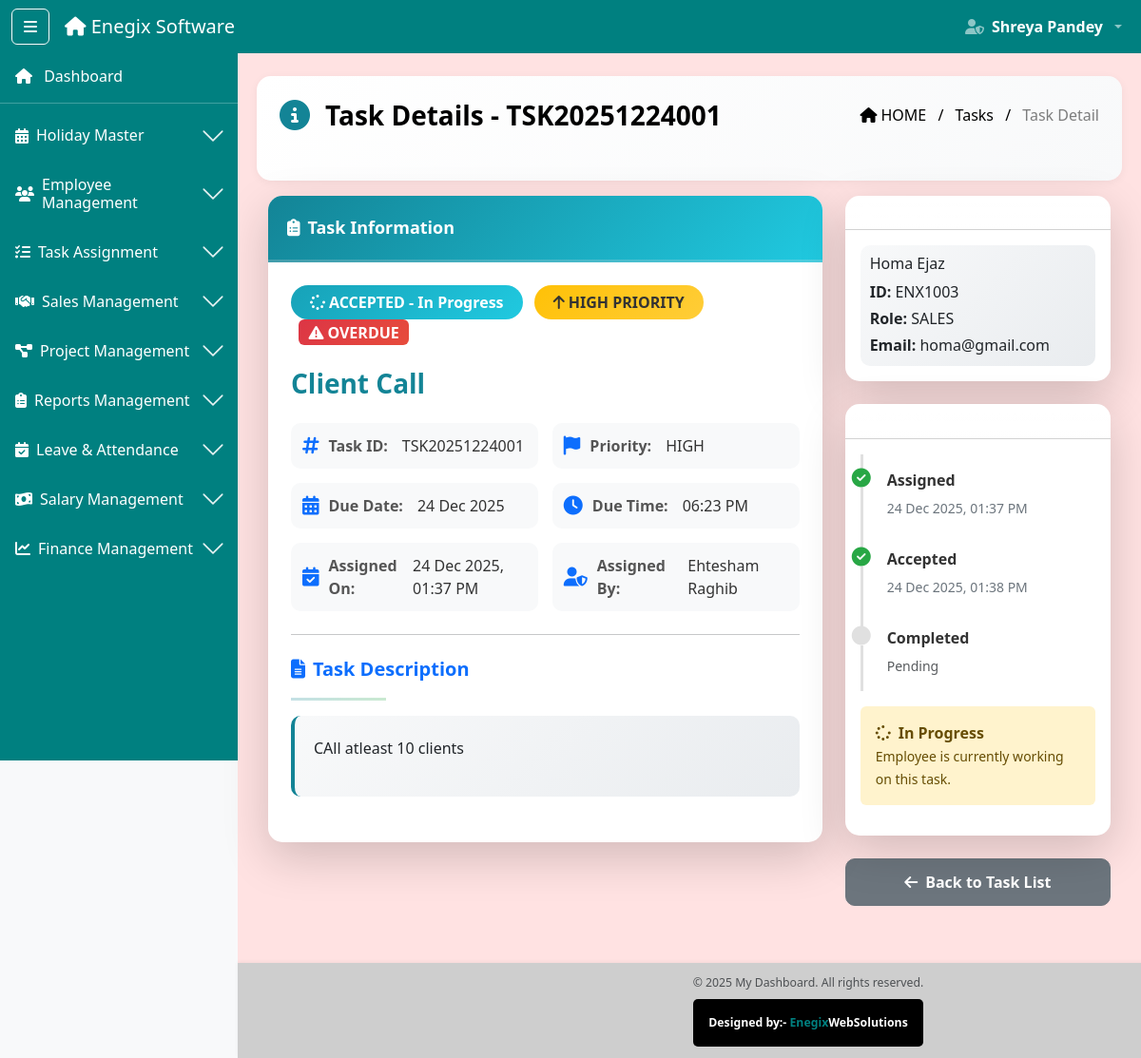
/tasks/admin/detail/2/ (signed in), run on the app's committed database.
### software_app/models.py (models this page shows, shortened)
class TaskAssignment(models.Model):
    PRIORITY_CHOICES = (
        ('urgent', 'Urgent'),
        ('high', 'High'),
        ('normal', 'Normal'),
        ('low', 'Low'),
    )
    STATUS_CHOICES = (
        ('pending', 'Pending'),           # Just assigned, not seen by employee
        ('accepted', 'Accepted'),         # Employee accepted, timer started
        ('in_progress', 'In Progress'),   # Same as accepted (optional)
        ('completed', 'Completed'),       # Employee completed
        ('verified', 'Verified'),         # Super admin verified (optional for future)
    )
    task_id = models.CharField(max_length=15, unique=True, editable=False)
    assigned_to = models.ForeignKey(
        Employee,
        on_delete=models.CASCADE,
        related_name='assigned_tasks'
    )
    assigned_to_id_display = models.CharField(max_length=10)
    assigned_to_name = models.CharField(max_length=100)
    assigned_to_role = models.CharField(max_length=50)
    task_title = models.CharField(max_length=200, help_text="Short task title")
    task_description = models.TextField(help_text="Detailed task description")
    task_file = models.FileField(upload_to='task_files/', blank=True, null=True, help_text="Reference file")
    due_date = models.DateField(help_text="Task deadline date")
    due_time = models.TimeField(help_text="Task deadline time")
    priority = models.CharField(max_length=20, choices=PRIORITY_CHOICES, default='normal')
    status = models.CharField(max_length=20, choices=STATUS_CHOICES, default='pending')
    assigned_date = models.DateTimeField(auto_now_add=True)
    accepted_date = models.DateTimeField(blank=True, null=True, help_text="When employee accepted")
    completed_date = models.DateTimeField(blank=True, null=True, help_text="When employee completed")
    completion_notes = models.TextField(blank=True, null=True, help_text="Employee's completion report")
    time_taken_minutes = models.IntegerField(default=0, help_text="Time from accept to complete")
    assigned_by_admin = models.ForeignKey(
        AdminUser,
        on_delete=models.SET_NULL,
        null=True,
        blank=True,
        related_name='tasks_assigned'
    )
    assigned_by_name = models.CharField(max_length=100)
    assigned_by_role = models.CharField(max_length=50, default='super_admin')
    admin_remarks = models.TextField(blank=True, null=True)
    is_active = models.BooleanField(default=True)
    class Meta:
        ordering = ['-assigned_date']
        verbose_name = "Task Assignment"
        verbose_name_plural = "Task Assignments"
    @property
    def is_overdue(self):
        if self.status in ['completed', 'verified']:
            return False
        from datetime import datetime
        deadline = datetime.combine(self.due_date, self.due_time)
        now = datetime.now()
        return now > deadline

class Employee(models.Model):
    GENDER_CHOICES = (
        ('male', 'Male'),
        ('female', 'Female'),
        ('other', 'Other'),
    )
    ROLE_CHOICES = (
        ('admin', 'Admin'),
        ('hr', 'HR'),
        ('sales', 'Sales'),
        ('developer', 'Developer'),
        ('seos', 'Seos'),
        ('digital_marketing', 'Digital Marketing'),
    )
    employee_id = models.CharField(max_length=10, unique=True, editable=False)
    full_name = models.CharField(max_length=100)
    email = models.EmailField(unique=True)
    mobile = models.CharField(max_length=10, default="9191919191")
    dob = models.DateField()
    gender = models.CharField(max_length=10, choices=GENDER_CHOICES)
    profile_pic = models.ImageField(upload_to='employee_profiles/', blank=True, null=True)
    username = models.CharField(max_length=50, unique=True)
    password = models.CharField(max_length=255)
    address_line = models.TextField()
    city = models.CharField(max_length=50)
    state = models.CharField(max_length=50)
    pincode = models.CharField(max_length=10)
    emergency_contact_name = models.CharField(max_length=100)
    emergency_contact_number = models.CharField(max_length=15)
    emergency_contact_relation = models.CharField(max_length=50)
    role = models.CharField(max_length=20, choices=ROLE_CHOICES)
    designation = models.CharField(max_length=100)
    base_salary = models.DecimalField(
        max_digits=10,
        decimal_places=2,
        default=0,
        help_text="Monthly base salary"
    )
    resume = models.FileField(upload_to='employee_resumes/', blank=True, null=True)
    account_number = models.CharField(max_length=20, blank=True, null=True)
    ifsc_code = models.CharField(max_length=11, blank=True, null=True)
    account_holder_name = models.CharField(max_length=100, blank=True, null=True)
    bank_name = models.CharField(max_length=100, blank=True, null=True)
    bank_address = models.TextField(blank=True, null=True)
    is_in_training = models.BooleanField(
        default=False,
        help_text="First 7 ACTUAL training days (excluding holidays/absents)"
    )
    training_start_date = models.DateField(
        null=True,
        blank=True,
        help_text="Date when employee joined"
    )
    training_per_day_salary = models.DecimalField(
        max_digits=10,
        decimal_places=2,
        default=100.00,
        help_text="Daily salary during training (₹100)"
    )
    is_active = models.BooleanField(default=True)
    is_blocked = models.BooleanField(default=False)
    blocked_by = models.ForeignKey(
        'AdminUser',
        null=True,
        blank=True,
        on_delete=models.SET_NULL,
        related_name="blocked_employees"
    )
    blocked_at = models.DateTimeField(null=True, blank=True)
    created_at = models.DateTimeField(auto_now_add=True)
    updated_at = models.DateTimeField(auto_now=True)

### software_app/decorators.py (the view)
        @wraps(view_func)
        def wrapper(request, *args, **kwargs):
            if 'user_id' not in request.session:
                messages.error(request, 'Please login first!')
                return redirect('login')
            user_role = request.session.get('role')
            if user_role not in allowed_roles:
                messages.error(request, 'You do not have permission to access this page!')
                return redirect('dashboard')
            return view_func(request, *args, **kwargs)

### software_app/templates/Tasks/admin_task_detail.html (shortened to what this page needs)
{% extends 'base2.html' %}
{% load static %}
{% block content %}
<div class="ribbon-header d-flex justify-content-between align-items-center px-4 pb-5 mb-3" style="color: black">
  <div class="d-flex align-items-center">
    <i class="fas fa-info-circle me-3 fs-2" style="color: #138496;"></i>
    <div class="fw-bold fs-3">Task Details - {{ task.task_id }}</div>
  </div>
  <div class="breadcrumb-text text-end">
    <span class="text-black"><i class="fas fa-home me-1"></i>HOME</span>
    <span class="mx-2 text-black">/</span>
    <span class="text-black"><a href="{% url 'admin_task_list' %}" class="text-decoration-none text-black">Tasks</a></span>
    <span class="mx-2 text-black">/</span>
    <span class="text-black-50">Task Detail</span>
  </div>
</div>
<div class="container-fluid mt-2">
  <div class="row">
    <div class="col-lg-8">
      <div class="card shadow-lg mb-4 modern-card">
        <div class="card-header table-title-bar fw-bold text-white">
          <i class="fas fa-clipboard-list me-2"></i>Task Information
        </div>
        <div class="card-body p-4">
          <div class="mb-4">
            {% if task.status == 'pending' %}
            <span class="badge modern-badge badge-pending fs-6">
              <i class="fas fa-hourglass-half me-1"></i>PENDING - Not Accepted Yet
            </span>
            {% elif task.status == 'accepted' %}
            <span class="badge modern-badge badge-accepted fs-6">
              <i class="fas fa-spinner me-1"></i>ACCEPTED - In Progress
            </span>
            {% elif task.status == 'completed' %}
            <span class="badge modern-badge badge-completed fs-6">
              <i class="fas fa-check-circle me-1"></i>COMPLETED
            </span>
            {% endif %}
            {% if task.priority == 'urgent' %}
            <span class="badge modern-badge badge-urgent fs-6 ms-2">
              <i class="fas fa-exclamation-triangle me-1"></i>URGENT
            </span>
            {% elif task.priority == 'high' %}
            <span class="badge modern-badge badge-high fs-6 ms-2">
              <i class="fas fa-arrow-up me-1"></i>HIGH PRIORITY
            </span>
            {% endif %}
            {% if task.is_overdue and task.status != 'completed' %}
            <span class="badge badge-overdue fs-6 ms-2">
              <i class="fas fa-exclamation-triangle me-1"></i>OVERDUE
            </span>
            {% endif %}
          </div>
          <h3 class="mb-4 task-title">{{ task.task_title }}</h3>
          <div class="info-grid mb-4">
            <div class="info-item">
              <i class="fas fa-hashtag text-primary"></i>
              <span class="info-label">Task ID:</span>
              <span class="info-value">{{ task.task_id }}</span>
            </div>
            <div class="info-item">
              <i class="fas fa-flag text-primary"></i>
              <span class="info-label">Priority:</span>
              <span class="info-value text-uppercase">{{ task.get_priority_display }}</span>
            </div>
            <div class="info-item">
              <i class="fas fa-calendar-alt text-primary"></i>
              <span class="info-label">Due Date:</span>
              <span class="info-value">{{ task.due_date|date:"d M Y" }}</span>
            </div>
            <div class="info-item">
              <i class="fas fa-clock text-primary"></i>
              <span class="info-label">Due Time:</span>
              <span class="info-value">{{ task.due_time|time:"h:i A" }}</span>
            </div>
            <div class="info-item">
              <i class="fas fa-calendar-check text-primary"></i>
              <span class="info-label">Assigned On:</span>
              <span class="info-value">{{ task.assigned_date|date:"d M Y, h:i A" }}</span>
            </div>
            <div class="info-item">
              <i class="fas fa-user-shield text-primary"></i>
              <span class="info-label">Assigned By:</span>
              <span class="info-value">{{ task.assigned_by_name }}</span>
            </div>
          </div>
          <hr class="my-4">
          <div class="step-header mb-3">
            <h5 class="text-primary"><i class="fas fa-file-alt me-2"></i>Task Description</h5>
            <hr class="title-underline">
          </div>
          <div class="description-box mb-4">
            {{ task.task_description|linebreaks }}
          </div>
        </div>
      </div>
    </div>
    <div class="col-lg-4">
      <div class="card shadow-lg mb-4 modern-card">
        <div class="card-header bg-gradient text-white" style="background: linear-gradient(135deg, #6c757d 0%, #868e96 100%);">
          <h6 class="mb-0"><i class="fas fa-user me-2"></i>Assigned To</h6>
        </div>
        <div class="card-body">
          <div class="employee-card">
            <h6 class="mb-2">{{ task.assigned_to_name }}</h6>
            <p class="mb-1"><strong>ID:</strong> {{ task.assigned_to_id_display }}</p>
            <p class="mb-1"><strong>Role:</strong> <span class="text-uppercase">{{ task.assigned_to_role }}</span></p>
            <p class="mb-0"><strong>Email:</strong> {{ task.assigned_to.email }}</p>
          </div>
        </div>
      </div>
      <div class="card shadow-lg mb-4 modern-card">
        <div class="card-header bg-gradient text-white" style="background: linear-gradient(135deg, #17a2b8 0%, #20c9e0 100%);">
          <h6 class="mb-0"><i class="fas fa-history me-2"></i>Timeline</h6>
        </div>
        <div class="card-body">
          <ul class="timeline-list">
            <li class="timeline-item completed">
              <i class="fas fa-check-circle"></i>
              <div class="timeline-content">
                <strong>Assigned</strong>
                <small>{{ task.assigned_date|date:"d M Y, h:i A" }}</small>
              </div>
            </li>
            {% if task.accepted_date %}
            <li class="timeline-item completed">
              <i class="fas fa-check-circle"></i>
              <div class="timeline-content">
                <strong>Accepted</strong>
                <small>{{ task.accepted_date|date:"d M Y, h:i A" }}</small>
              </div>
            </li>
            {% endif %}
            {% if task.completed_date %}
            <li class="timeline-item completed">
              <i class="fas fa-check-circle"></i>
              <div class="timeline-content">
                <strong>Completed</strong>
                <small>{{ task.completed_date|date:"d M Y, h:i A" }}</small>
              </div>
            </li>
            {% else %}
            <li class="timeline-item pending">
              <i class="fas fa-circle"></i>
              <div class="timeline-content">
                <strong>Completed</strong>
                <small class="text-muted">Pending</small>
              </div>
            </li>
            {% endif %}
          </ul>
          {% if task.status == 'accepted' %}
          <div class="alert alert-warning border-0 mt-3">
            <i class="fas fa-spinner fa-spin me-2"></i><strong>In Progress</strong><br>
            <small>Employee is currently working on this task.</small>
          </div>
          {% endif %}
        </div>
      </div>
      <a href="{% url 'admin_task_list' %}" class="btn btn-secondary w-100 btn-nav">
        <i class="fas fa-arrow-left me-2"></i>Back to Task List
      </a>
    </div>
  </div>
</div>
{% endblock %}

### data on the page
TaskAssignment: task_id "TSK20251224001", task_title "Client Call", priority "HIGH", due_date "24 Dec 2025", due_time "06:23 PM", assigned_date "24 Dec 2025, 01:37 PM", assigned_by_name "Ehtesham Raghib", task_description "CAll atleast 10 clients", assigned_to_name "Homa Ejaz", assigned_to_id_display "ENX1003", assigned_to_role "SALES", assigned_to.email "homa@gmail.com", accepted_date "24 Dec 2025, 01:38 PM"

### other printed values
{{ request.session.full_name }} "Shreya Pandey"
